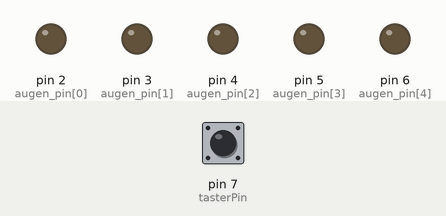
This sketch was run on a simulated Arduino Uno, built with avr-gcc and run on an emulated ATmega328P. On the bench: output pins drawn as LEDs (lit = HIGH). Inputs (shaded band) come from the test bench; at power-on: pin 7 (tasterPin) HIGH. Random numbers use the default seed unless the sketch sets one.

Above: at 3.2 s.
3.3 s: pin 7 (tasterPin) pulled LOW for 3.2 s
At 4.5 s:
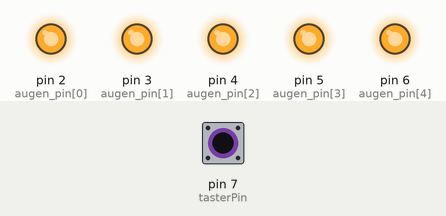
At 6.4 s:
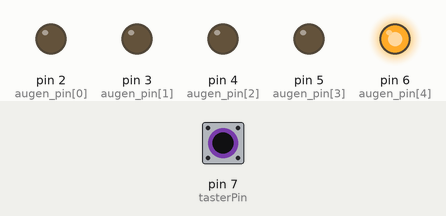
8.0 s: pin 7 (tasterPin) pulled LOW for 0.15 s
At 9.2 s:
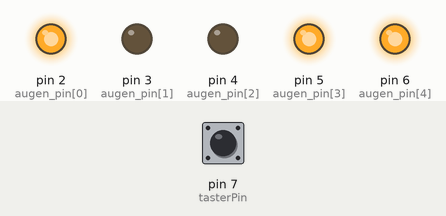
Timing chart, 0 to 11.0 s (numbered marks = the images above; inputs shaded):
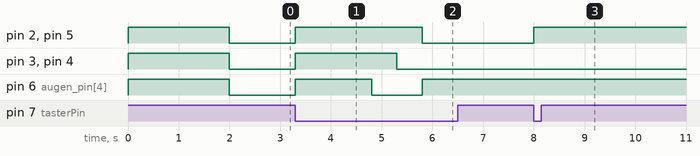

Measured:
- after the input at 3.3 s, pin 2 (augen_pin[0]), pin 5 (augen_pin[3]): LOW → HIGH at once, → LOW 2.5 s later; pin 3 (augen_pin[1]), pin 4 (augen_pin[2]): LOW → HIGH at once, → LOW 2.0 s later; pin 6 (augen_pin[4]): LOW → HIGH at once, → LOW 1.5 s later, → HIGH 1.0 s later
- after the input at 8.0 s, pin 2 (augen_pin[0]), pin 5 (augen_pin[3]): LOW → HIGH at once

The sketch:

Wuerfel5.ino
```cpp
/*
  Würfel mit 5 Augen
  mit Zufall

  Version 1.0
  Der Hobbyelektroniker
  Der Code ist Public Domain und kann ohne Einschränkungen frei verwendet werden
*/

// Anordnung der LED's
/*
 * 0     1
 *    4
 * 2     3
 */
const int anzahl_augen = 5;
const int augen_pin[anzahl_augen] = {2,3,4,5,6};
const int tasterPin = 7;

// Anzeigen definieren
int anzeige[][anzahl_augen] = {
                    {0,0,0,0,0},
                    {0,0,0,0,1},
                    {1,0,0,1,0},
                    {1,0,0,1,1},
                    {1,1,1,1,0},
                    {1,1,1,1,1}
                  };


void test() {
  // alle LED ein
  for (int i=0; i<anzahl_augen; i++) {
    digitalWrite(augen_pin[i],HIGH);
  }
  delay(2000);
  // alle LED aus
  for (int i=0; i<anzahl_augen; i++) {
    digitalWrite(augen_pin[i],LOW);
  }
}

void zeige(int zahl) {
  for (int i=0; i < anzahl_augen; i++) {
    digitalWrite(augen_pin[i],anzeige[zahl][i]);
  }
}

void wuerfeln() {
  zeige(random(1,6));
  delay(500);
}

void setup() {
  for (int i=0; i<anzahl_augen; i++) {
    pinMode(augen_pin[i],OUTPUT);
  }
  pinMode(tasterPin,INPUT_PULLUP);
  randomSeed(analogRead(0));
  test();
}

void loop() {
  if (!digitalRead(tasterPin)) {
    wuerfeln();
  }
}
```
